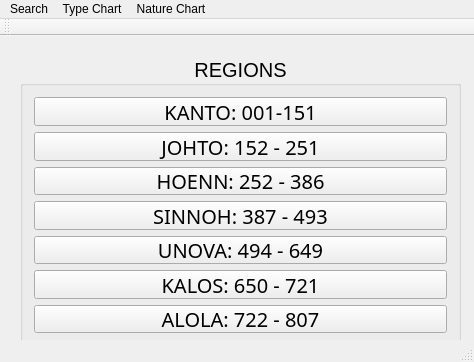
<?xml version="1.0" encoding="UTF-8"?>
<ui version="4.0">
 <class>MainWindow</class>
 <widget class="QMainWindow" name="MainWindow">
  <property name="geometry">
   <rect>
    <x>0</x>
    <y>0</y>
    <width>474</width>
    <height>362</height>
   </rect>
  </property>
  <property name="windowTitle">
   <string>MainWindow</string>
  </property>
  <widget class="QWidget" name="centralWidget">
   <widget class="QGroupBox" name="regionBox">
    <property name="geometry">
     <rect>
      <x>20</x>
      <y>20</y>
      <width>441</width>
      <height>291</height>
     </rect>
    </property>
    <property name="font">
     <font>
      <family>Tahoma</family>
      <pointsize>15</pointsize>
     </font>
    </property>
    <property name="autoFillBackground">
     <bool>false</bool>
    </property>
    <property name="title">
     <string>REGIONS</string>
    </property>
    <property name="alignment">
     <set>Qt::AlignCenter</set>
    </property>
    <layout class="QVBoxLayout" name="verticalLayout">
     <item>
      <widget class="QPushButton" name="kantoButton">
       <property name="font">
        <font>
         <family>Impact</family>
         <pointsize>15</pointsize>
         <weight>50</weight>
         <bold>false</bold>
        </font>
       </property>
       <property name="text">
        <string>KANTO: 001-151</string>
       </property>
      </widget>
     </item>
     <item>
      <widget class="QPushButton" name="johtoButton">
       <property name="font">
        <font>
         <family>Impact</family>
         <pointsize>15</pointsize>
        </font>
       </property>
       <property name="text">
        <string>JOHTO: 152 - 251</string>
       </property>
      </widget>
     </item>
     <item>
      <widget class="QPushButton" name="hoennButton">
       <property name="font">
        <font>
         <family>Impact</family>
         <pointsize>15</pointsize>
        </font>
       </property>
       <property name="text">
        <string>HOENN: 252 - 386</string>
       </property>
      </widget>
     </item>
     <item>
      <widget class="QPushButton" name="sinnohButton">
       <property name="font">
        <font>
         <family>Impact</family>
         <pointsize>15</pointsize>
        </font>
       </property>
       <property name="text">
        <string>SINNOH: 387 - 493</string>
       </property>
      </widget>
     </item>
     <item>
      <widget class="QPushButton" name="unovaButton">
       <property name="font">
        <font>
         <family>Impact</family>
         <pointsize>15</pointsize>
        </font>
       </property>
       <property name="text">
        <string>UNOVA: 494 - 649</string>
       </property>
      </widget>
     </item>
     <item>
      <widget class="QPushButton" name="kalosButton">
       <property name="font">
        <font>
         <family>Impact</family>
         <pointsize>15</pointsize>
        </font>
       </property>
       <property name="text">
        <string>KALOS: 650 - 721</string>
       </property>
      </widget>
     </item>
     <item>
      <widget class="QPushButton" name="alolaButton">
       <property name="font">
        <font>
         <family>Impact</family>
         <pointsize>15</pointsize>
        </font>
       </property>
       <property name="text">
        <string>ALOLA: 722 - 807</string>
       </property>
      </widget>
     </item>
    </layout>
   </widget>
  </widget>
  <widget class="QMenuBar" name="menuBar">
   <property name="geometry">
    <rect>
     <x>0</x>
     <y>0</y>
     <width>474</width>
     <height>17</height>
    </rect>
   </property>
   <widget class="QMenu" name="menuSearch">
    <property name="title">
     <string>Search</string>
    </property>
    <addaction name="actionSearch"/>
   </widget>
   <widget class="QMenu" name="menuType_Chart">
    <property name="title">
     <string>Type Chart</string>
    </property>
    <addaction name="actionType_Chart"/>
   </widget>
   <widget class="QMenu" name="menuNature_Chart">
    <property name="title">
     <string>Nature Chart</string>
    </property>
    <addaction name="actionNature_Chart"/>
   </widget>
   <addaction name="menuSearch"/>
   <addaction name="menuType_Chart"/>
   <addaction name="menuNature_Chart"/>
  </widget>
  <widget class="QToolBar" name="mainToolBar">
   <attribute name="toolBarArea">
    <enum>TopToolBarArea</enum>
   </attribute>
   <attribute name="toolBarBreak">
    <bool>false</bool>
   </attribute>
  </widget>
  <widget class="QStatusBar" name="statusBar"/>
  <action name="actionSearch">
   <property name="icon">
    <iconset resource="resource.qrc">
     <normaloff>:/images/icons/Search Icon.png</normaloff>:/images/icons/Search Icon.png</iconset>
   </property>
   <property name="text">
    <string>Search</string>
   </property>
  </action>
  <action name="actionType_Chart">
   <property name="text">
    <string>Type Chart</string>
   </property>
  </action>
  <action name="actionNature_Chart">
   <property name="text">
    <string>Nature Chart</string>
   </property>
  </action>
 </widget>
 <layoutdefault spacing="6" margin="11"/>
 <resources>
  <include location="resource.qrc"/>
 </resources>
 <connections/>
</ui>
